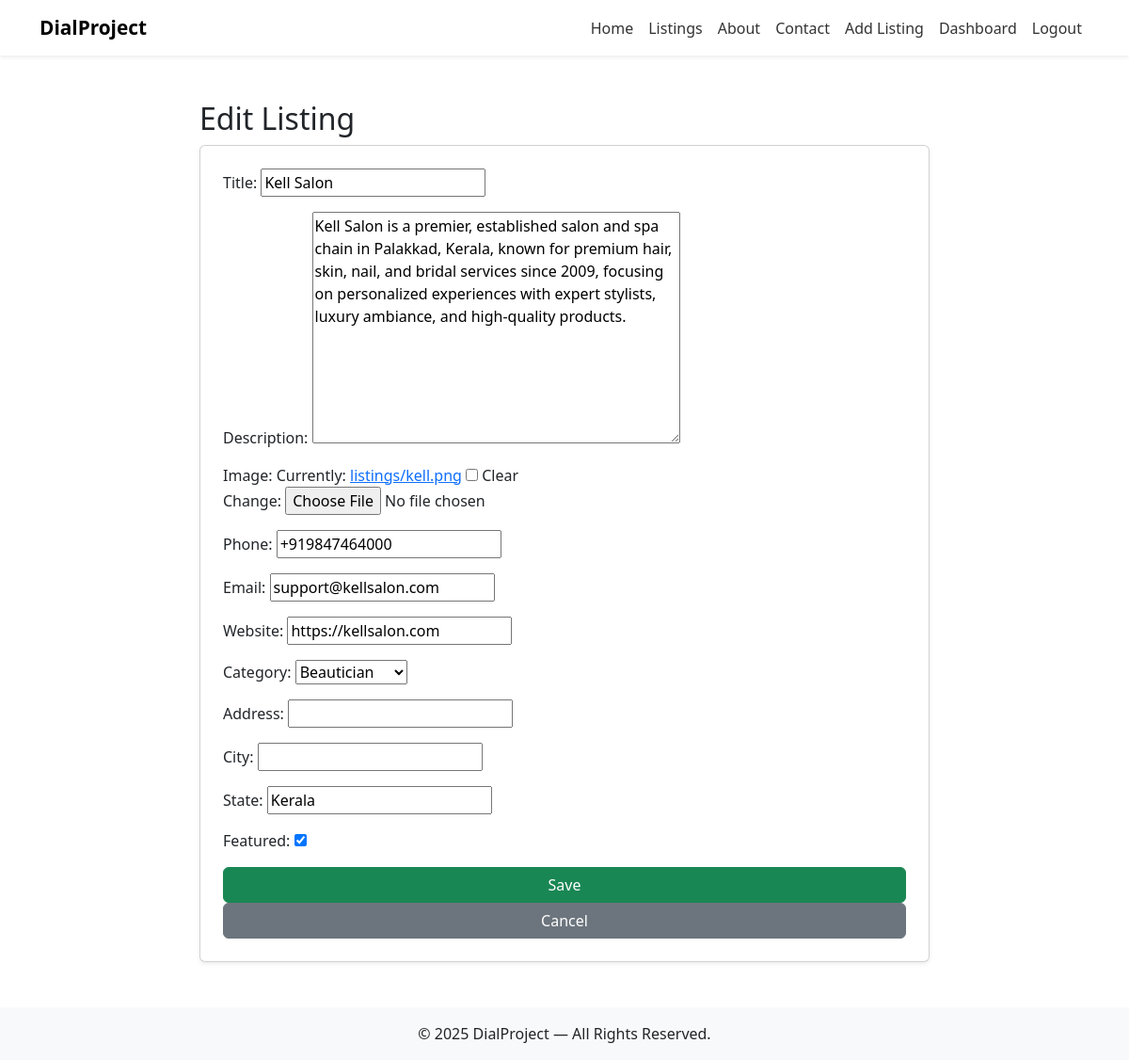
Page /dashboard/listings/edit/2/ (signed in) on the committed database.
### main/models.py (models this page shows, shortened)
class Listing(models.Model):
    title = models.CharField(max_length=200)
    slug = models.SlugField(unique=True, blank=True)
    description = models.TextField()
    image = models.ImageField(upload_to='listings/', blank=True, null=True)
    phone = models.CharField(max_length=50, blank=True)
    email = models.EmailField(blank=True)
    website = models.URLField(blank=True)
    category = models.ForeignKey(
        Category,
        on_delete=models.SET_NULL,
        null=True,
        blank=True
    )
    featured = models.BooleanField(default=False)
    address = models.CharField(max_length=255, blank=True)
    city = models.CharField(max_length=120, blank=True)
    state = models.CharField(max_length=120, blank=True)
    created_at = models.DateTimeField(auto_now_add=True)

### main/views.py (the view)
# urls.py: path('dashboard/listings/edit/<int:id>/', views.dashboard_edit_listing, name='dashboard_edit_listing'),
@staff_required
def dashboard_edit_listing(request, id):
    listing = get_object_or_404(Listing, id=id)
    form = ListingForm(request.POST or None, request.FILES or None, instance=listing)
    if request.method == "POST" and form.is_valid():
        form.save()
        return redirect("dashboard_listings")
    return render(request, "main/dashboard_listing_form.html", {
        "form": form,
        "title": "Edit Listing",
    })

### main/forms.py
class ListingForm(forms.ModelForm):
    class Meta:
        model = Listing
        fields = [
            'title', 'description', 'image', 'phone', 'email', 'website',
            'category', 'address', 'city', 'state', 'featured'
        ]

### main/models.py (called while the page is built)
    def __str__(self):
        return self.name

### main/views.py (called while the page is built)
def staff_required(view):
    return user_passes_test(lambda u: u.is_active and u.is_staff)(view)

### main/templates/main/dashboard_listing_form.html (shortened to what this page needs)
{% extends 'main/base.html' %}
{% block content %}
<div class="container py-5" style="max-width:800px;">
  <h2>{{ title }}</h2>
  <form method="post" enctype="multipart/form-data" class="card p-4 shadow-sm">
    {{ form.as_p }}
    <button class="btn btn-success">Save</button>
    <a href="{% url 'dashboard_listings' %}" class="btn btn-secondary">Cancel</a>
  </form>
</div>
{% endblock %}

### rows in the picture
Listing: title "Kell Salon", description "Kell Salon is a premier, established salon and spa chain in Palakkad, Kerala, known for premium hair, skin, nail, and bridal services since 2009, focusing on personalized experiences with expert stylists, luxury ambiance, and high-quality products.", phone "+919847464000", email "support@kellsalon.com", website "https://kellsalon.com", category "Beautician", state "Kerala", featured "☑"

### other values in the picture
{{ title }} "Edit Listing"
